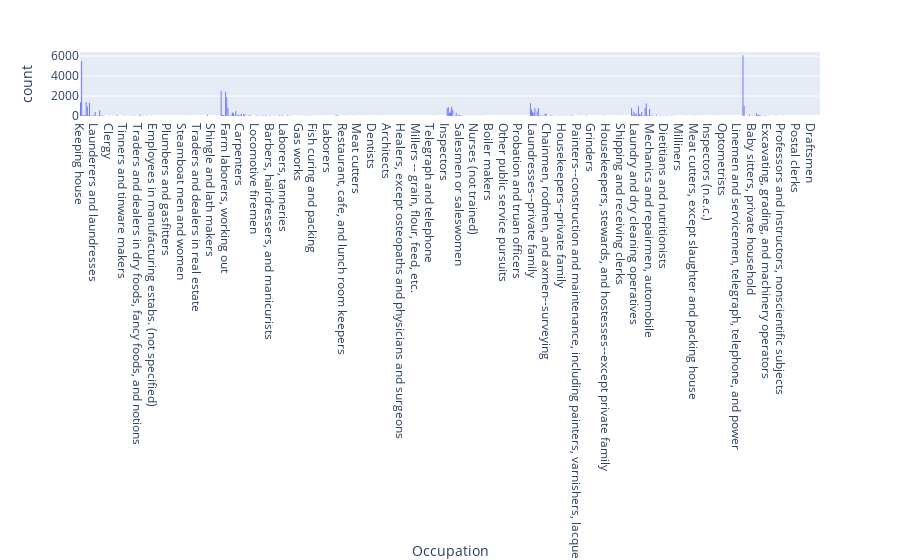

Notebook code for this chart:
### Code cell
fig = px.histogram(df, x="Occupation")
fig.show()

### Figure 1 — Plotly figure (JSON) as saved in the notebook; plotly's stock layout.template omitted (floating-point values rounded to 4 significant figures; data arrays with more than 128 entries replaced by an {"elided": "..."} marker saying what was removed)
{"data": [{"alignmentgroup": "True", "bingroup": "x", "hovertemplate": "Occupation=%{x}<br>count=%{y}<extra></extra>", "legendgroup": "", "marker": {"color": "#636efa", "pattern": {"shape": ""}}, "name": "", "offsetgroup": "", "orientation": "v", "showlegend": false, "type": "histogram", "x": {"elided": "51679 str values"}, "xaxis": "x", "yaxis": "y"}], "layout": {"barmode": "relative", "legend": {"tracegroupgap": 0}, "margin": {"t": 60}, "xaxis": {"anchor": "y", "domain": [0, 1], "title": {"text": "Occupation"}}, "yaxis": {"anchor": "x", "domain": [0, 1], "title": {"text": "count"}}}}
